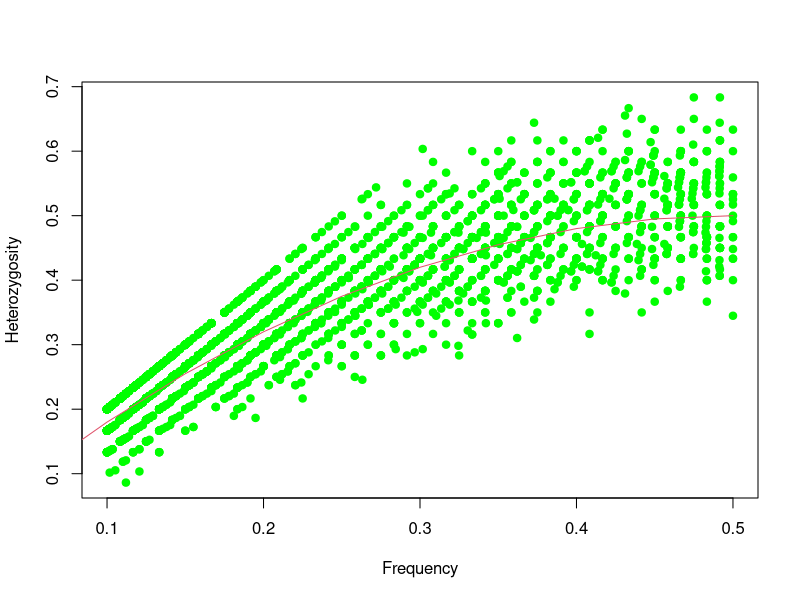
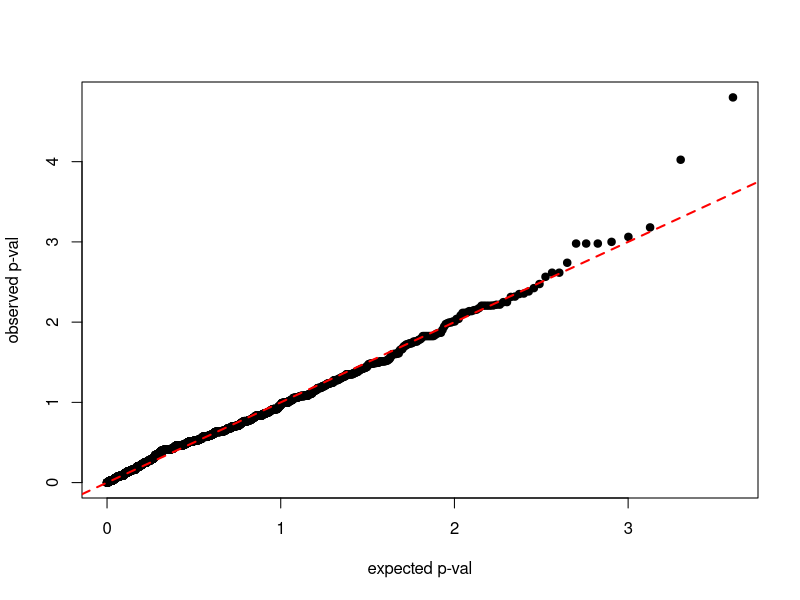
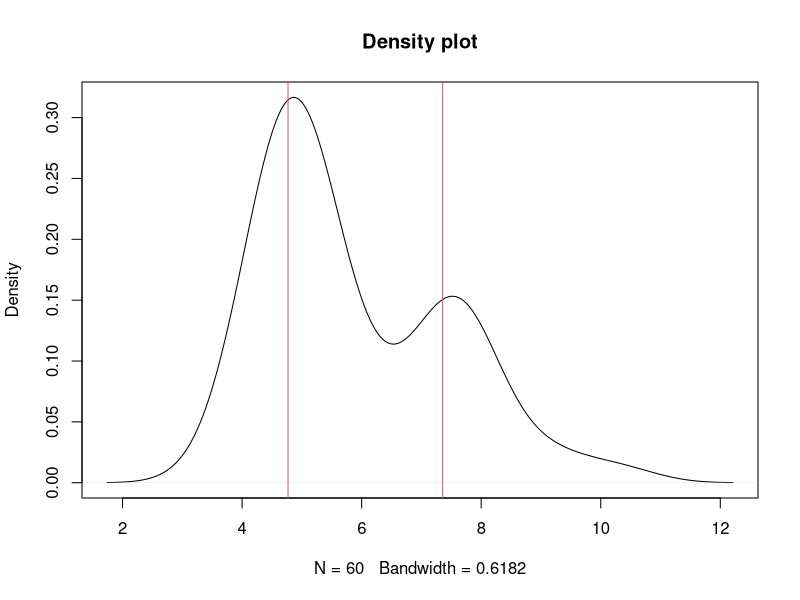

The R script that drew these images, in order:
#Plotting and genetic variation data analysis exercises

snpsDataFrame=read.table('hapmap-data.txt',header=TRUE)

# What are the dimensions of the data?
dim(snpsDataFrame)


# Let's look at the top (or head) of the data set:
head(snpsDataFrame)

# Note:  If A is the more common allele and B is the more rare allele (i.e. major and minor alleles, repsectively)
#        Then, AA= 0,  AB= 1, BB = 2


# What are the column names? 
names(snpsDataFrame)

# What are the row names? 
row.names(snpsDataFrame)

# Because the data are really just a large numeric matrix, we convert the dataframe to a matrix:
snps=as.matrix(snpsDataFrame)

################### LOOKING CLOSELY AT ONE SNP #######################

# With row names we can easily extract certain SNPs using the id's
testSNP=snps["rs218206_G",]

table(testSNP) #counts of different value

# What is proportion of heterozygotes at this locus?
het=sum(testSNP==1)/length(testSNP)

# What if there is missing data?
testSNP=snps["rs6717613_A",]

# Try these commands
table(testSNP) #table() ignores NA
testSNP==1
length(testSNP) #length() counts NA
is.na(testSNP)

# Now let's compute the observed heterozygosity
het=sum(testSNP==1)/length(testSNP)  # Note how this fails
het=sum(testSNP==1,na.rm=TRUE)/sum(!is.na(testSNP))  # but this doesn't 


###### EXPLORATORY PLOT OF SNP ALLELE FREQUENCY VS. OBSERVED HETEROZYGOSITY #####

# To inspect the data, let's compute the frequency of each SNP and compare it 
# to the observed heterozygosity (i.e. the proportion of individuals who are heterozygotes)

# What is the frequency of the minor allele?
freq=sum(testSNP,na.rm=TRUE)/(2.0*sum(!is.na(testSNP)))

# Now, let's define functions that do this for a generic set of SNP data
calc_freq=function(x){
  return(sum(x,na.rm=TRUE)/(2.0*sum(!is.na(x))))
}

calc_het=function(x){
  return(sum(x==1,na.rm=TRUE)/(sum(!is.na(x))))
}

# And now let's apply the functions to each and every SNP
freq=apply(snps,1,calc_freq)
het=apply(snps,1,calc_het)

# And now we can make exploratory plots
plot(freq,het,xlab="Frequency",ylab="Heterozygosity", pch=19, col="green")  # Scatter plot

# Let's add a line to show what relationship we'd expect under Hardy-Weinberg expectations
p=seq(0,0.5,by=0.05)   # Set-up a vector with a sequence of allele frequencies
points(p,2*p*(1-p),type="l", col=2) # Plot the HW expectation as a line in red


## APPYLING A CHI-SQUARE TEST TO EACH SNP TO FORMALLY LOOK FOR DEPARTURES FROM HARDY-WEINBERG EXPECTATIONS ###

compute_chisquare=function(x){
  freq=sum(x,na.rm=TRUE)/(2.0*sum(!is.na(x)))
  cnt0=sum(x==0,na.rm=TRUE)
  cnt1=sum(x==1,na.rm=TRUE)
  cnt2=sum(x==2,na.rm=TRUE)
  obscnts=c(cnt0,cnt1,cnt2)
  #print(obscnts)
  n=sum(obscnts)
  expcnts=c((1-freq)^2,2*freq*(1-freq),freq^2)*n
  chisq=sum((obscnts-expcnts)^2/expcnts)
  return(chisq)
}

# Apply the compute_chi_square function to each snp
chisqs=apply(snps,1,compute_chisquare)

# Compute p-values for each chi-square value using the pchisq function
pvals=pchisq(chisqs,1,lower.tail=FALSE)



# Count the number of pvals smaller than the significance threshold
signifthres<-0.05
sum(pvals<signifthres) 

signifthres <- 0.01
sum(pvals < signifthres)

signifthres <- 0.001
sum(pvals < signifthres)

num_pval <- length(pvals)
exp_pvals <- vector(,length(pvals))

for(ii in 1:length(pvals)){
  exp_pvals[ii] <- ii/num_pval
}

sort_pvals <- sort(pvals)

log_sort_pvals <- -log10(sort_pvals)
log_exp_pvals <- -log10(exp_pvals)

plot(log_exp_pvals, log_sort_pvals, col = 1, pch = 19, xlab = "expected p-val", ylab = "observed p-val")
abline(a = 0, b = 1, col = "red", lty = 2, lwd = 2)


#################################################################################################
##Type 2 diabetes study

zz <- read.table("pheno.sim.2014-1.txt.txt", header = T)
head(zz)

sum(is.na(zz[,2]))

summary(zz)

controls <- which(zz[,2] < quantile(zz[,2], 0.25))

cases <- which(zz[,2] > quantile(zz[,2], 0.75))

plot(density(zz[,2]), main = "Density plot")
abline(v = quantile(zz[,2], 0.25), col = 2)
abline(v = quantile(zz[,2], 0.75), col = 2)

cases_genotypes <- snpsDataFrame["rs7584086_T",cases]

cases_genotypes <- snpsDataFrame["rs7584086_T",cases]

matrix.snps <- as.matrix(snpsDataFrame)

table(matrix.snps["rs7584086_T",cases])

table(matrix.snps["rs7584086_T",controls])


